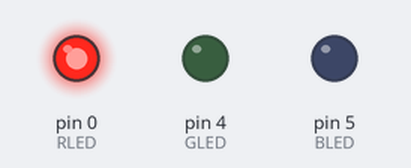
Recording of a sketch running on a simulated Arduino Uno, built with avr-gcc and run on an emulated ATmega328P. Parts: output pins drawn as LEDs (lit = HIGH).

Above: at 0.5 s.
At 1.5 s:
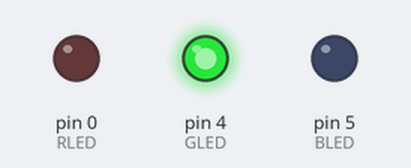
At 5.5 s:
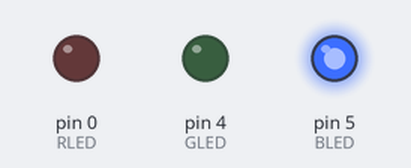
Timing chart, 0 to 6.9 s (numbered marks = the images above):
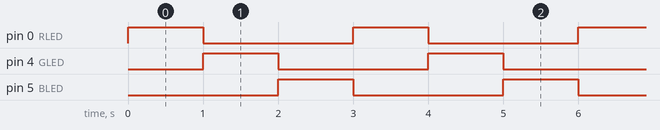

The sketch:

hello_world_bonus.ino
```cpp
const int RLED = 0;
const int GLED = 4;
const int BLED = 5;

void setup() {
  pinMode(RLED, OUTPUT);
  pinMode(GLED, OUTPUT);
  pinMode(BLED, OUTPUT);
}

void loop() {
  digitalWrite(RLED, HIGH);
  delay(1000);
  digitalWrite(RLED, LOW);
  digitalWrite(GLED, HIGH);
  delay(1000);
  digitalWrite(GLED, LOW);
  digitalWrite(BLED, HIGH);
  delay(1000);
  digitalWrite(BLED, LOW);
}
```

Measured:
- by itself, pin 0 (RLED), pin 4 (GLED), pin 5 (BLED): alternates HIGH for 1.0 s and LOW for 2.0 s
- by itself, everything shown: repeats every 3.0 s, in 4 steps
